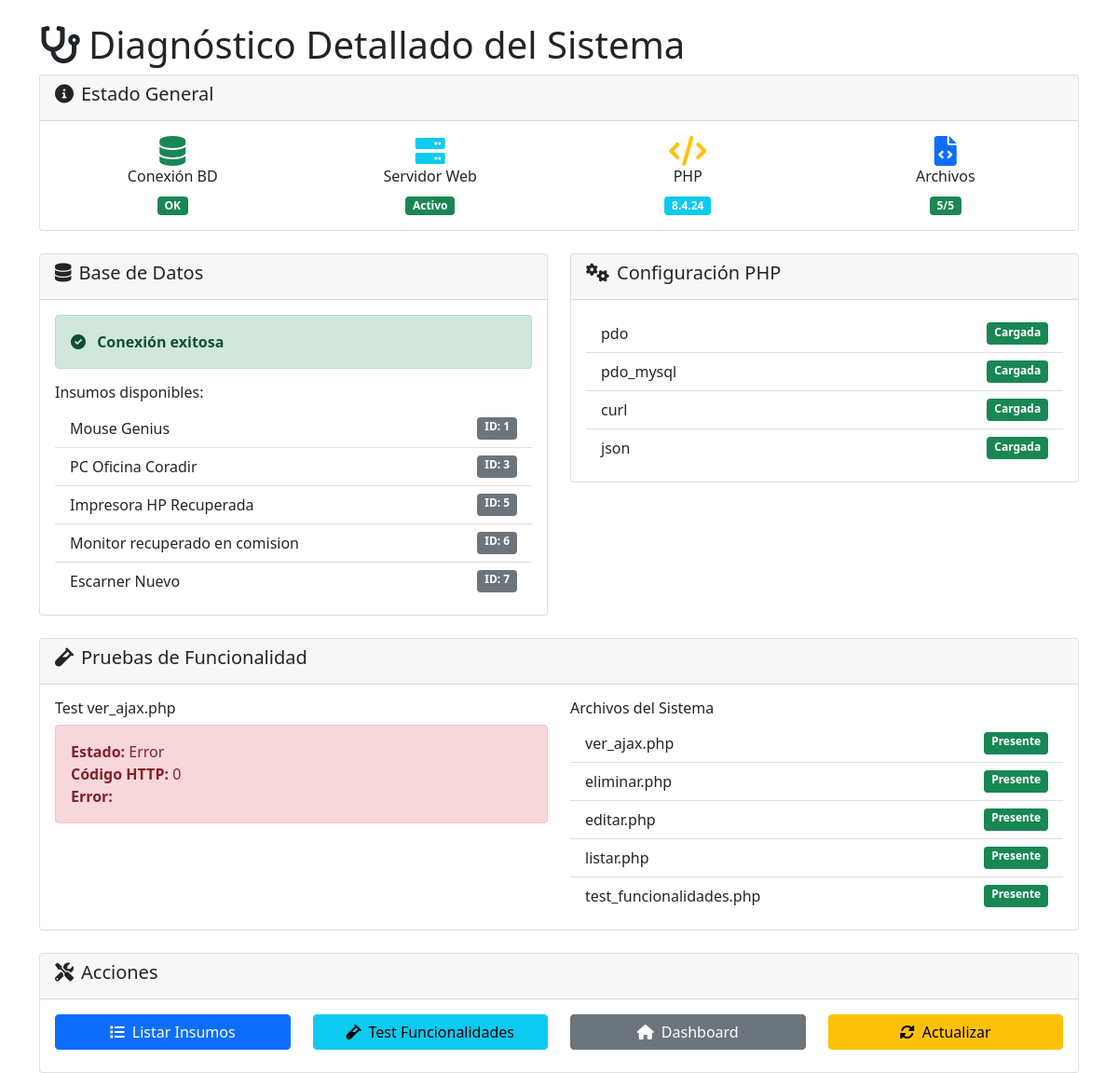
Page /pages/insumos/diagnostico_detallado.php on the earlier database version.
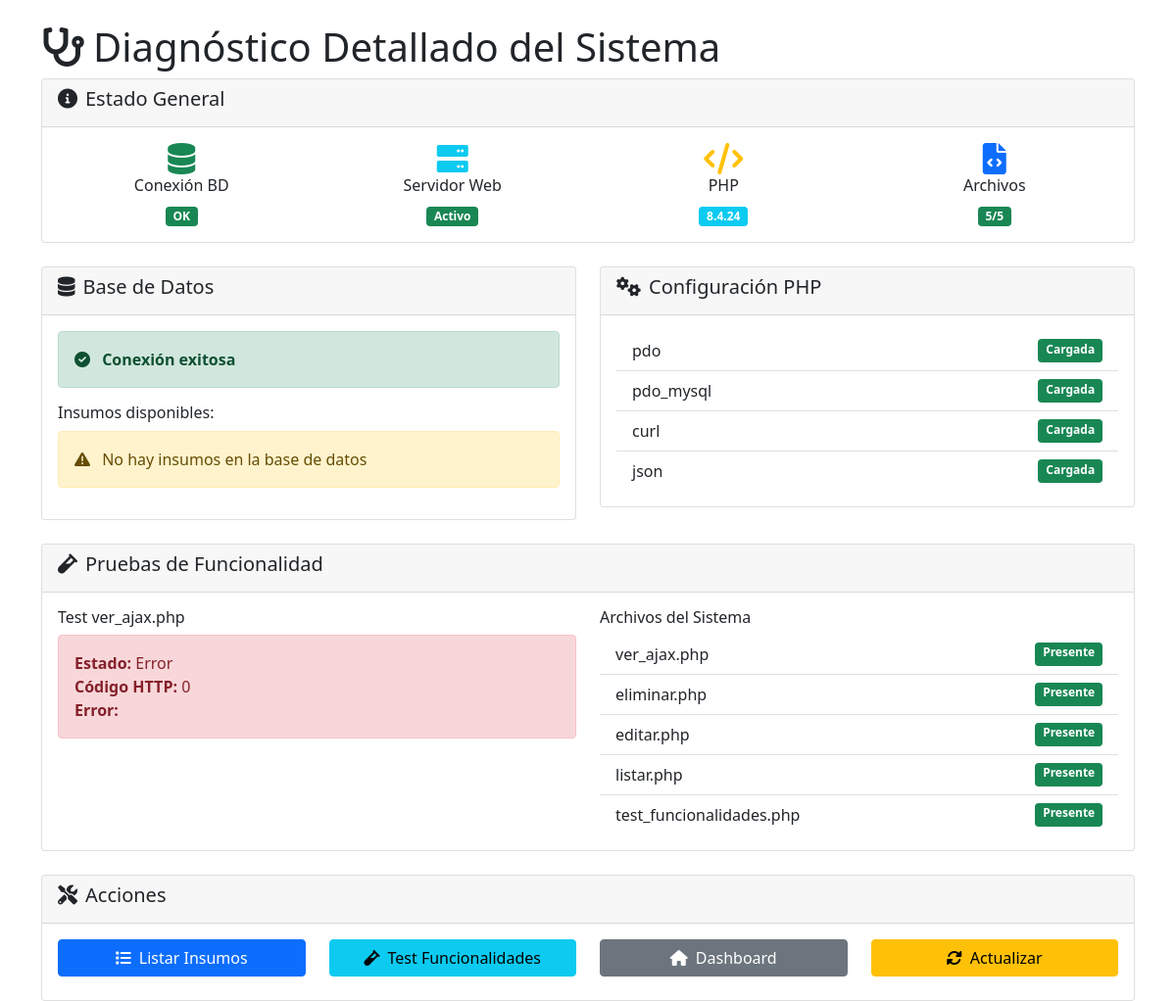
Same page on the later database version.
### tables this page shows
CREATE TABLE `insumos` (
  `id_insumo` int(11) NOT NULL,
  `nombre_insumo` varchar(100) NOT NULL,
  `tipo_insumo` enum('Varios','PC Completa','Notebook','Impresora','Monitor','Escaner') NOT NULL,
  `subcategoria_varios` enum('Hardware','Periféricos','Red') DEFAULT NULL,
  `descripcion_general` varchar(255) DEFAULT NULL,
  `numero_serie` varchar(50) DEFAULT NULL,
  `id_fisico` varchar(50) DEFAULT NULL,
  `id_patrimonio` varchar(50) DEFAULT NULL,
  `cantidad` int(11) NOT NULL DEFAULT 1,
  `fecha_adquisicion` date DEFAULT NULL,
  `estado` enum('Disponible','Asignado','De Baja') NOT NULL DEFAULT 'Disponible',
  `id_punto_stock_actual` int(11) DEFAULT NULL,
  `id_sede_actual` int(11) DEFAULT NULL,
  `id_area_asignacion_actual` int(11) DEFAULT NULL,
  `id_patrimonio_idx` varchar(50) GENERATED ALWAYS AS (case when `tipo_insumo` <> 'Varios' then `id_patrimonio` else NULL end) VIRTUAL
);

### pages/insumos/diagnostico_detallado.php (the view, shortened to what the changed rows need)
<?php
require_once '../../includes/config.php';
try {
    $conexion = conectarDB();
    $bd_ok = true;
} catch (Exception $e) {
    $bd_ok = false;
    $bd_error = $e->getMessage();
}
$insumos_info = [];
if ($bd_ok) {
    try {
        $stmt = $conexion->query("SELECT id_insumo, nombre_insumo, tipo_insumo, cantidad FROM insumos LIMIT 5");
        $insumos_info = $stmt->fetchAll(PDO::FETCH_ASSOC);
    } catch (Exception $e) {
        $insumos_info = ['error' => $e->getMessage()];
    }
}
$archivos = [
    'ver_ajax.php' => file_exists('ver_ajax.php'),
    'eliminar.php' => file_exists('eliminar.php'),
    'editar.php' => file_exists('editar.php'),
    'listar.php' => file_exists('listar.php'),
    'test_funcionalidades.php' => file_exists('test_funcionalidades.php')
];
$php_info = [
    'version' => PHP_VERSION,
    'extensions' => [
        'pdo' => extension_loaded('pdo'),
        'pdo_mysql' => extension_loaded('pdo_mysql'),
        'curl' => extension_loaded('curl'),
        'json' => extension_loaded('json')
    ]
];
?>
<!DOCTYPE html>
<html lang="es">
<head>
    <link href="https://cdn.jsdelivr.net/npm/bootstrap@5.1.3/dist/css/bootstrap.min.css" rel="stylesheet">
    <link href="https://cdnjs.cloudflare.com/ajax/libs/font-awesome/6.0.0/css/all.min.css" rel="stylesheet">
</head>
<body>
    <div class="container mt-4">
        <h1><i class="fas fa-stethoscope me-2"></i>Diagnóstico Detallado del Sistema</h1>
        <div class="row mb-4">
            <div class="col-md-6">
                <div class="card">
                    <div class="card-body">
                        <?php if ($bd_ok): ?>
                            <div class="alert alert-success">
                                <i class="fas fa-check-circle me-2"></i>
                                <strong>Conexión exitosa</strong>
                            </div>
                            <h6>Insumos disponibles:</h6>
                            <?php if (is_array($insumos_info) && !empty($insumos_info)): ?>
                                <ul class="list-group list-group-flush">
                                    <?php foreach ($insumos_info as $insumo): ?>
                                        <li class="list-group-item d-flex justify-content-between">
                                            <span><?php echo htmlspecialchars($insumo['nombre_insumo']); ?></span>
                                            <span class="badge bg-secondary">ID: <?php echo $insumo['id_insumo']; ?></span>
                                        </li>
                                    <?php endforeach; ?>
                                </ul>
                            <?php else: ?>
                                <div class="alert alert-warning">
                                    <i class="fas fa-exclamation-triangle me-2"></i>
                                    No hay insumos en la base de datos
                                </div>
                            <?php endif; ?>
                        <?php endif; ?>
                    </div>
                </div>
            </div>
            <div class="col-md-6">
                <div class="card">
                    <div class="card-body">
                        <ul class="list-group list-group-flush">
                            <?php foreach ($php_info['extensions'] as $ext => $loaded): ?>
                                <li class="list-group-item d-flex justify-content-between">
                                    <span><?php echo $ext; ?></span>
                                    <span class="badge <?php echo $loaded ? 'bg-success' : 'bg-danger'; ?>">
                                        <?php echo $loaded ? 'Cargada' : 'No disponible'; ?>
                                    </span>
                                </li>
                            <?php endforeach; ?>
                        </ul>
                    </div>
                </div>
            </div>
        </div>
        <div class="row mb-4">
            <div class="col-12">
                <div class="card">
                    <div class="card-body">
                        <div class="row">
                            <div class="col-md-6">
                                <ul class="list-group list-group-flush">
                                    <?php foreach ($archivos as $archivo => $existe): ?>
                                        <li class="list-group-item d-flex justify-content-between">
                                            <span><?php echo $archivo; ?></span>
                                            <span class="badge <?php echo $existe ? 'bg-success' : 'bg-danger'; ?>">
                                                <?php echo $existe ? 'Presente' : 'Faltante'; ?>
                                            </span>
                                        </li>
                                    <?php endforeach; ?>
                                </ul>
                            </div>
                        </div>
                    </div>
                </div>
            </div>
        </div>
    </div>
</body>
</html>

Differences in the rows shown:
removed insumos: nombre_insumo "Mouse Genius", id_insumo "1"
removed insumos: nombre_insumo "PC Oficina Coradir", id_insumo "3"
removed insumos: nombre_insumo "Impresora HP Recuperada", id_insumo "5"
removed insumos: nombre_insumo "Monitor recuperado en comision", id_insumo "6"
removed insumos: nombre_insumo "Escarner Nuevo", id_insumo "7"
Other differences:
text now shown: "No hay insumos en la base de datos"
